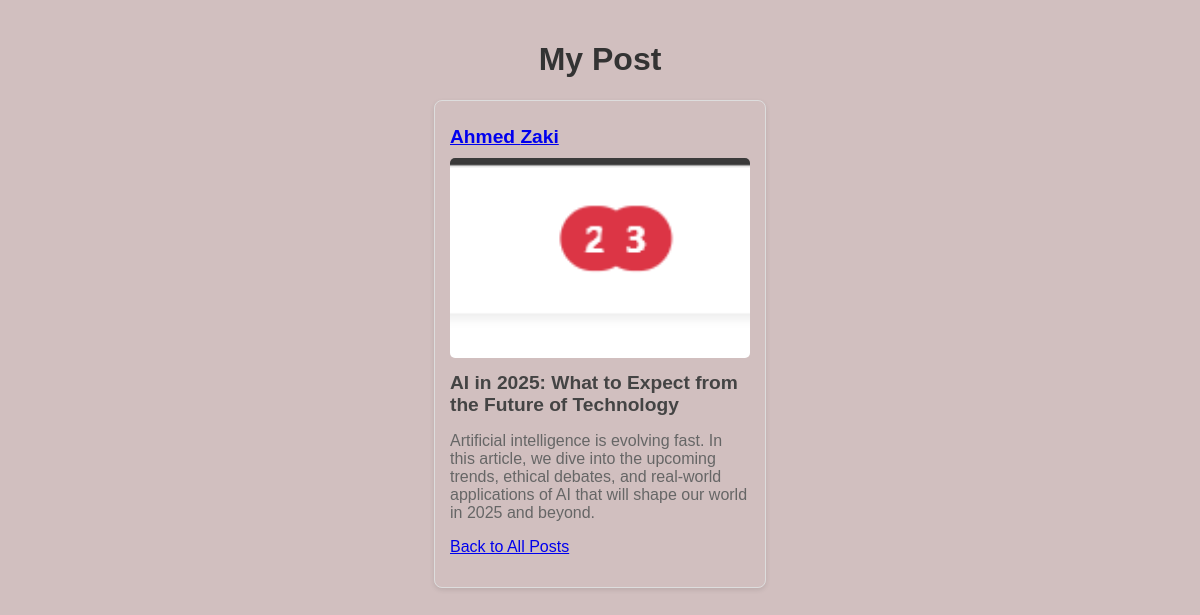
The page /posts/2 on the database its author committed.
### my_posts/models.py (models this page shows, shortened)
class Post(models.Model):
    title = models.CharField(max_length=255)
    image = models.ImageField(upload_to='posts/images/', blank=True, null=True)
    content = models.TextField()
    author = models.ForeignKey(Author, on_delete=models.PROTECT, related_name='posts')
    created_at = models.DateTimeField(auto_now_add=True)

class Author(models.Model):
    first_name = models.CharField(max_length=255)
    last_name = models.CharField(max_length=255)
    email = models.EmailField()
    password = models.CharField(max_length=255)

### my_posts/views.py (the view)
# urls.py: path('<int:post_id>', views.post_by_id),
def post_by_id(request, post_id):
    post = Post.objects.filter(pk=post_id).first()
    if post is None:
        return HttpResponseNotFound(f"Post #{post_id} not found")
    return render(request, "posts/post.html", {
        'post': post,
        'comments': post.comments.all(),
    })

### my_posts/templates/posts/post.html (shortened to what this page needs)
{% extends "shared/base.html" %}
{% load static %}
{% block css_file %}
    <link rel="stylesheet" href="{% static 'posts/style.css' %}">
{% endblock css_file %}
{% block content %}
    <h1>My Post</h1>
    <div class="posts-container">
        <div class="post-card">
            <h2 class="post-title">
                <a href="/posts/author/{{ post.author.id }}">
                    {{ post.author.first_name }} {{ post.author.last_name }}
                </a>
            </h2>
            <img src="{{ post.image.url }}" alt="{{ post.title }}">
            <h2 class="post-title">{{ post.title }}</h2>
            <p class="post-content">{{ post.content }}</p>
            <p><a href="{% url 'posts_index' %}">Back to All Posts</a></p>
        </div>
    </div>
{% endblock content %}

### my_posts/static/posts/style.css (style rules this page uses)
body { font-family: Arial, sans-serif; max-width: 1200px; margin: 0 auto; padding: 20px; }
h1 { text-align: center; color: #333; }
.posts-container { display: flex; flex-wrap: wrap; justify-content: space-around; gap: 20px; }
.post-card { border: 1px solid #ddd; border-radius: 8px; padding: 15px; width: 300px; box-shadow: 0 2px 5px rgba(0,0,0,0.1); }
.post-card img { width: 100%; height: 200px; object-fit: cover; border-radius: 5px; }
.post-title { font-size: 1.2rem; margin: 10px 0; color: #444; }
.post-content { color: #666; }

### static/styles.css (style rules this page uses)
body { background-color: #d1bfbf; }

### rows shown on the page
Post: author.first_name "Ahmed", author.last_name "Zaki", image (picture), title "AI in 2025: What to Expect from the Future of Technology", content "Artificial intelligence is evolving fast. In this article, we dive into the upcoming trends, ethical debates, and real-world applications of AI that will shape our world in 2025 and beyond."
